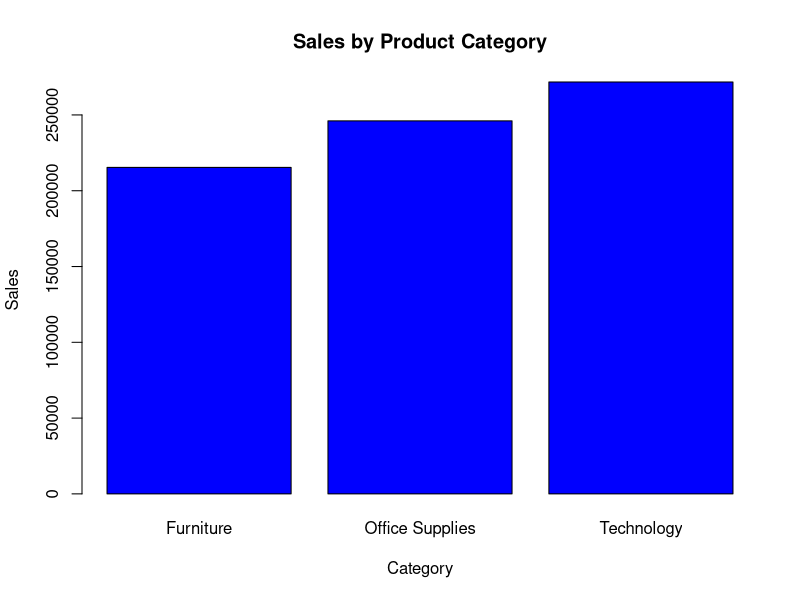
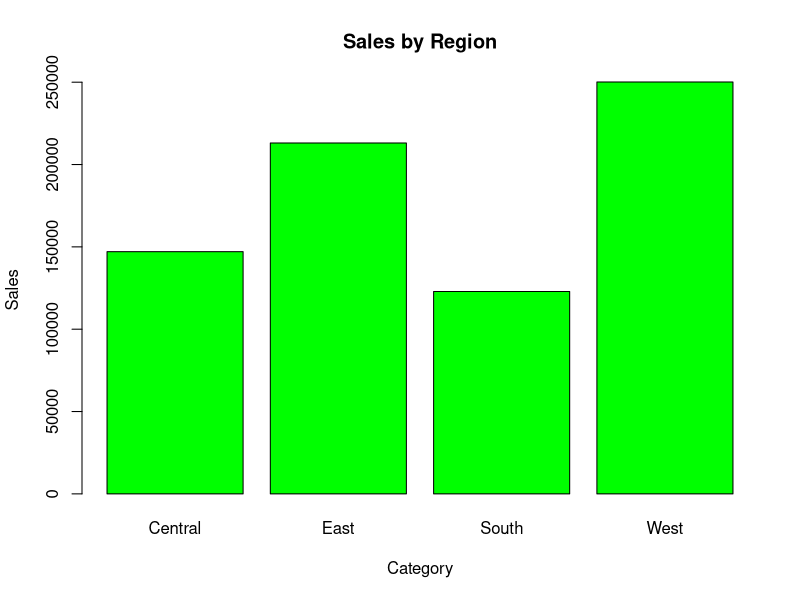
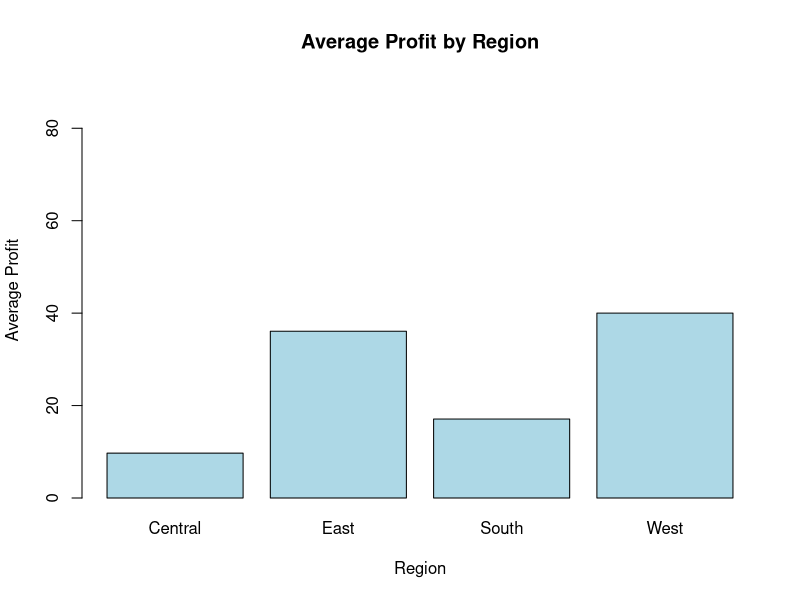
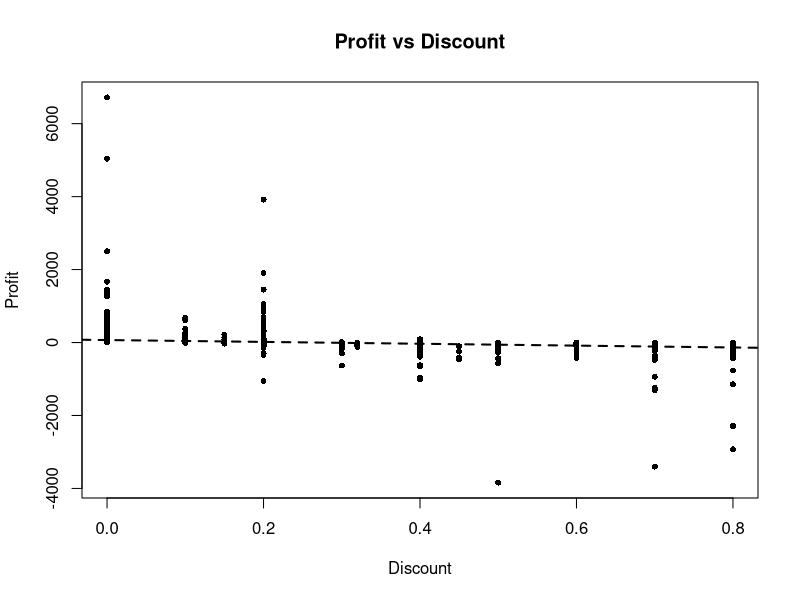
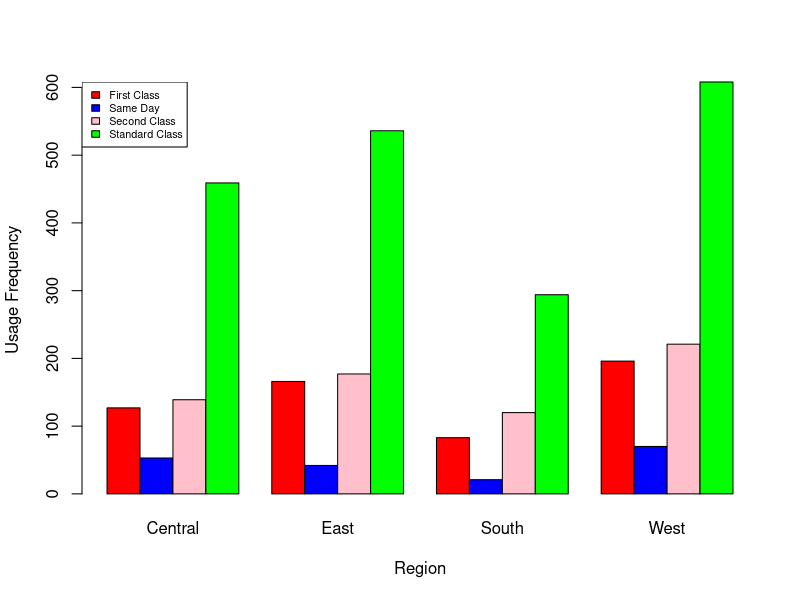
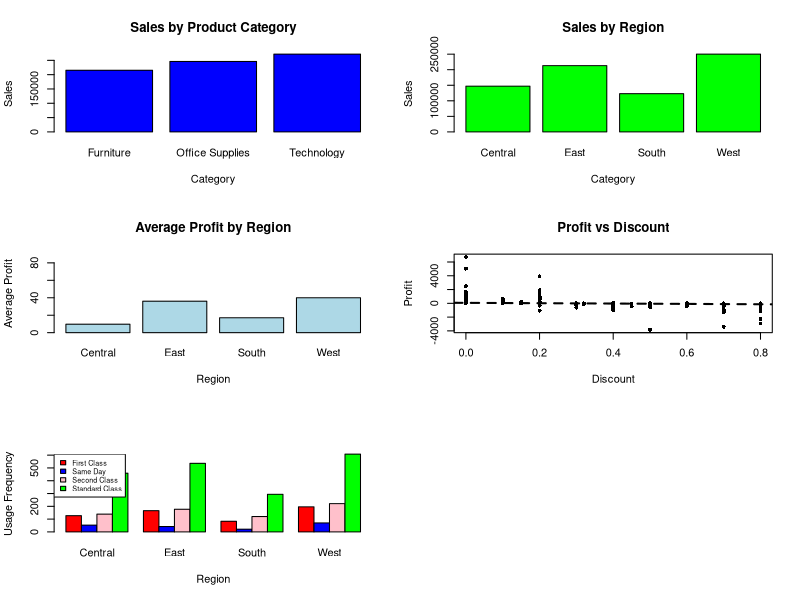

Source code (R) for these figures, in order:
#Load Data
data <- read.csv("US  E-commerce records 2020_YC.csv", header = TRUE)

#Load Required Libraries
library(psych)
install.packages(nnet)
library(nnet)

# --------------------------------------------------------------------------------
# Question 1: Analyze Sales by Category and Region
# --------------------------------------------------------------------------------

# Fit the linear regression model
q1.model <- lm(Sales ~ Category + Region, data = data)

# Display the model results
summary(q1.model)


# --- Visualizations: Sales Analysis ---

# 1. Total Sales by Product Category
plot_one = aggregate(Sales~Category, data = data, sum)

barplot(
  plot_one$Sales, 
  names.arg = plot_one$Category, 
  col = "blue", 
  xlab = "Category", 
  ylab = "Sales", 
  main = "Sales by Product Category", 
)

dev.off()


# 2. Total Sales by Region
plot_two = aggregate(Sales~Region, data = data, sum)

barplot(
  plot_two$Sales, 
  names.arg = plot_two$Region, 
  col = "green", 
  xlab = "Category", 
  ylab = "Sales", 
  main = "Sales by Region", 
  
)

dev.off()


# --------------------------------------------------------------------------------
# Question 2: Impact of Variables on Sales
# --------------------------------------------------------------------------------

##---linear regression model----------
q2.model <- lm(Sales ~ Ship.Mode + Segment + Sub.Category + Quantity + Discount, data = data)

###-------Display the results--------------
summary(q2.model)

# --------------------------------------------------------------------------------
# Question 3: Profit Analysis by Region
# --------------------------------------------------------------------------------

# Fit the linear regression model for Profit by Region
q3.model <- lm(Profit ~ Region, data = data)

###-------View Results--------------
summary(q3.model)

# Calculate the mean profit for each region using the aggregate
mean_profit <- aggregate(Profit ~ Region, data = data, mean)

# --- Visualizations: Profit Analysis ---

# Barplot for Average Profit by Region

barplot(mean_profit$Profit,
        names.arg = mean_profit$Region,
        main = "Average Profit by Region",
        xlab = "Region",
        ylab = "Average Profit",
        col = "lightblue",
        ylim = c(0, max(mean_profit$Profit) + 50))

# --------------------------------------------------------------------------------
# Question 4: Analyzing the Relationship Between Profit and Discount
# --------------------------------------------------------------------------------

# Create the linear regression model
q4.model <- lm(Profit ~ Discount, data = data)

# Summarize the model to view results
summary(q4.model)

# Interpretation:
# The p-value is < 0.05, allowing us to accept the alternative hypothesis.
# This means there is a significant association between Profit and Discount.

# --- Visualization: Scatter Plot of Profit vs Discount ---

plot(data$Discount, data$Profit, 
     data=data,
     xlab="Discount", 
     ylab="Profit", 
     main = "Profit vs Discount", 
     cex=0.8, 
     pch=16) 

# Add regression line to the scatter plot
fit = lm(Profit~Discount, data=data) 
abline(fit,lty=2, lwd=2) 

dev.off()

###############################################################################

#-------------------------------------------------
# Advanced Analysis
#-------------------------------------------------


#regression analysis of ship mode by segment 
model1 = multinom(data$Ship.Mode~data$Segment, data = data)

summary(model1)

#stored the coefficients of the summary for model1 in variable named coefficients
coefficients = summary(model1)$coefficients
coefficients

##stored the standard errors of the summary for model1 in variable named standarderrors
standarderrors = summary(model1)$standard.errors 
standarderrors

#calculated the z-values for model1
z_scores = coefficients / standarderrors

#used the z-values to calculate the p-values for the multinomial regression in model1
p_values <- 2 * (1 - pnorm(abs(z_scores)))
p_values


#regression analysis of ship mode by region  
model2 = multinom(data$Ship.Mode~data$Region, data = data)
summary(model2)

#stored the coefficients of the summary for model2 in variable named coefficients2
coefficients2 = summary(model2)$coefficients
coefficients2

#stored the standarderrors of the summary for model2 in variable named standarderrors2
standarderrors2 = summary(model2)$standard.errors 
standarderrors2

#calculated the z-values for model2
z_scores2 = coefficients2 / standarderrors2

#used the z-values to calcualte the p-values for model2
p_values2 <- 2 * (1 - pnorm(abs(z_scores2)))
p_values2

#conducted a chi sq test to verify the regerssion results for model2
model3table = table(data$Ship.Mode,factor(data$Region))
model3table
#displays the p-value for the chisq test of ship mode and region
chisq.test(model3table)


#barplot visualizes the usage frequency of ship mode by region
mycolors = c('red','blue','pink','green')

barplot(model3table,beside = TRUE,
        xlab = "Region",
        ylab = "Usage Frequency",
        col = mycolors)
legend("topleft",legend =c("First Class","Same Day","Second Class","Standard Class") ,cex = .65,fill =mycolors )







######---Create Visualization PDF--------###########


pdf("EcommercePlots.pdf")
par(mfrow = c(3,2))

#-----Total Sales by Product Category
plot_one = aggregate(Sales~Category, data = data, sum)

barplot(
  plot_one$Sales, 
  names.arg = plot_one$Category, 
  col = "blue", 
  xlab = "Category", 
  ylab = "Sales", 
  main = "Sales by Product Category", 
)



#---Total Sales by Region
plot_two = aggregate(Sales~Region, data = data, sum)

barplot(
  plot_two$Sales, 
  names.arg = plot_two$Region, 
  col = "green", 
  xlab = "Category", 
  ylab = "Sales", 
  main = "Sales by Region", 
  
)



#---- Barplot for Average Profit by Region

barplot(mean_profit$Profit,
        names.arg = mean_profit$Region,
        main = "Average Profit by Region",
        xlab = "Region",
        ylab = "Average Profit",
        col = "lightblue",
        ylim = c(0, max(mean_profit$Profit) + 50))


#----Scatter Plot of Profit vs Discount ---
  
  plot(data$Discount, data$Profit, 
       data=data,
       xlab="Discount", 
       ylab="Profit", 
       main = "Profit vs Discount", 
       cex=0.8, 
       pch=16) 

# Add regression line to the scatter plot
fit = lm(Profit~Discount, data=data) 
abline(fit,lty=2, lwd=2) 


#---barplot visualizes the usage frequency of ship mode by region
mycolors = c('red','blue','pink','green')

barplot(model3table,beside = TRUE,
        xlab = "Region",
        ylab = "Usage Frequency",
        col = mycolors)
legend("topleft",legend =c("First Class","Same Day","Second Class","Standard Class") ,cex = .65,fill =mycolors )

dev.off()
